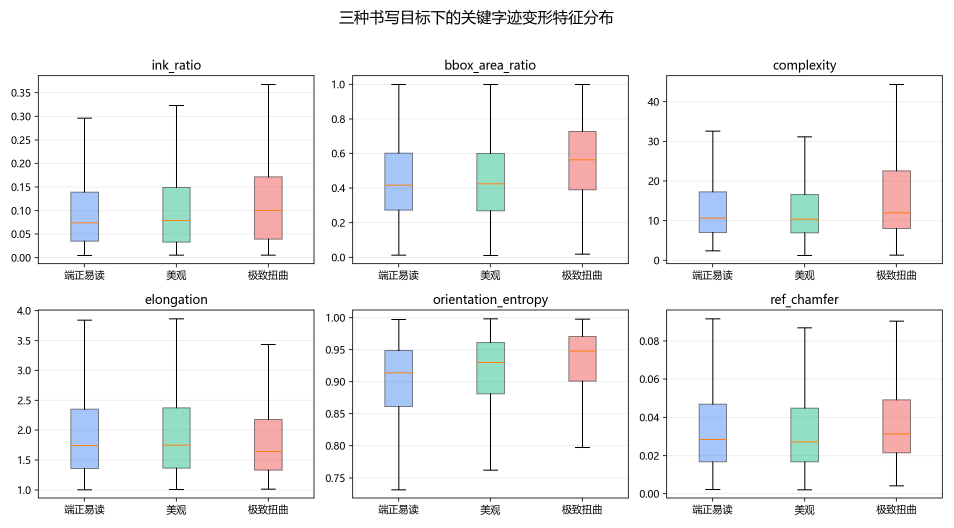
#> input picture 选题5_基于题4拓展分析/results/feature_boxplots.png, 2860 x 1584 px (shown at 1/3 size)
$ python -i analyze_handwriting_deformation.py   (imports and definitions only)   (older library calls are emulated)
#> lines starting #> are read from the running program, lines starting #| are printed output that depends on the picture; after the words box and inside, x2 and y2 are one past the last pixel; in counts of white or black regions, pixels touching at a corner belong together
# -*- coding: utf-8 -*-
"""Analyze handwriting deformation across three copying instructions.

The script is intentionally self-contained: it reads the three scanned-page
folders in the workspace, crops the copied symbol cells with a fixed grid,
extracts morphology and reference-distance features, runs statistical tests,
and saves figures/tables for the technical report.
"""

from __future__ import annotations

import csv
import math
import random
from collections import defaultdict
from pathlib import Path

import cv2
import matplotlib
import numpy as np
from PIL import Image, ImageDraw, ImageFont
from scipy import stats
from sklearn.decomposition import PCA
from sklearn.ensemble import RandomForestClassifier
from sklearn.metrics import (
    accuracy_score,
    classification_report,
    confusion_matrix,
    f1_score,
)
from sklearn.model_selection import train_test_split
from sklearn.preprocessing import StandardScaler

# [1 line not run here, left out]
import matplotlib.pyplot as plt


RANDOM_SEED = 42
# [2 lines not run here, left out]
MIN_VALID_INK_RATIO = 0.005

REPORT_ROOT = Path(__file__).resolve().parents[1]
WORKSPACE = REPORT_ROOT.parent
PROCESSED_DIR = REPORT_ROOT / "data" / "processed"
RESULTS_DIR = REPORT_ROOT / "results"

# [2 lines not run here, left out]


DATASETS = [
    {"prefix": "3-", "style": "legible", "label": "端正易读"},
    {"prefix": "4-", "style": "aesthetic", "label": "美观"},
    {"prefix": "5-", "style": "distorted", "label": "极致扭曲"},
]

# Calibrated for the 1536 x 2184 scanned pages. Red columns are references;
# green columns are the three copied attempts per symbol row.
LEFT_X = [56, 228, 406, 580]
RIGHT_X = [810, 982, 1158, 1332]
Y0 = 132
ROW_PITCH = 161
CELL_W = 140
CELL_H = 146
ROWS_PER_PANEL = 12
REFERENCE_COL = 0
COPY_COLS = [1, 2, 3]

FEATURES = [
    "ink_ratio",
    "bbox_width_ratio",
    "bbox_height_ratio",
    "bbox_area_ratio",
    "aspect_ratio",
    "fill_ratio",
    "component_count",
    "hole_count",
    "perimeter_norm",
    "complexity",
    "solidity",
    "elongation",
    "orientation_entropy",
    "edge_density",
    "centroid_x",
    "centroid_y",
    "ref_iou",
    "ref_cosine",
    "ref_chamfer",
]

PLOT_FEATURES = [
    "ink_ratio",
    "bbox_area_ratio",
    "complexity",
    "elongation",
    "orientation_entropy",
    "ref_chamfer",
]

STYLE_ORDER = ["legible", "aesthetic", "distorted"]
STYLE_LABEL = {
    "legible": "端正易读",
    "aesthetic": "美观",
    "distorted": "极致扭曲",
}
STYLE_COLOR = {
    "legible": "#3B82F6",
    "aesthetic": "#10B981",
    "distorted": "#EF4444",
}
PAIR_LABELS = [
    ("legible", "aesthetic"),
    ("legible", "distorted"),
    ("aesthetic", "distorted"),
]


# [12 lines left out: functions find_dataset_dir, find_scan_dir, not called in this run]


def crop_cell(page: Image.Image, x: int, y: int) -> Image.Image:
    return page.crop((x, y, x + CELL_W, y + CELL_H))


def clean_mask(gray: np.ndarray) -> np.ndarray:
    """Convert a cropped cell to an ink mask and remove tiny scan artifacts."""
    blur = cv2.GaussianBlur(gray, (3, 3), 0)
    otsu_threshold, _ = cv2.threshold(
        blur, 0, 255, cv2.THRESH_BINARY_INV + cv2.THRESH_OTSU
    )
    threshold = max(145, min(218, float(otsu_threshold)))
    mask = (blur < threshold).astype(np.uint8)

    # Keep real strokes while discarding small specks and most faint grid noise.
    n_labels, labels, stats_cc, _ = cv2.connectedComponentsWithStats(mask, 8)
    cleaned = np.zeros_like(mask, dtype=np.uint8)
    for label_idx in range(1, n_labels):
        area = stats_cc[label_idx, cv2.CC_STAT_AREA]
        if area >= 8:
            cleaned[labels == label_idx] = 1
    return cleaned


# [238 lines left out: functions center_mask, orientation_entropy, extract_features, reference_features, extract_all_samples, write_feature_csv and 3 more, not called in this run]


def cliffs_delta_from_u(u_value: float, n1: int, n2: int) -> float:
    return float((2.0 * u_value) / (n1 * n2) - 1.0)


# [378 lines left out: functions run_statistics, feature_matrix, run_classification, write_matrix_csv, set_chinese_style, plot_feature_boxplots and 6 more, not called in this run]


# [2 lines not run here, left out]

>>> import cv2
>>> picture = cv2.imread('../results/feature_boxplots.png', cv2.IMREAD_GRAYSCALE)
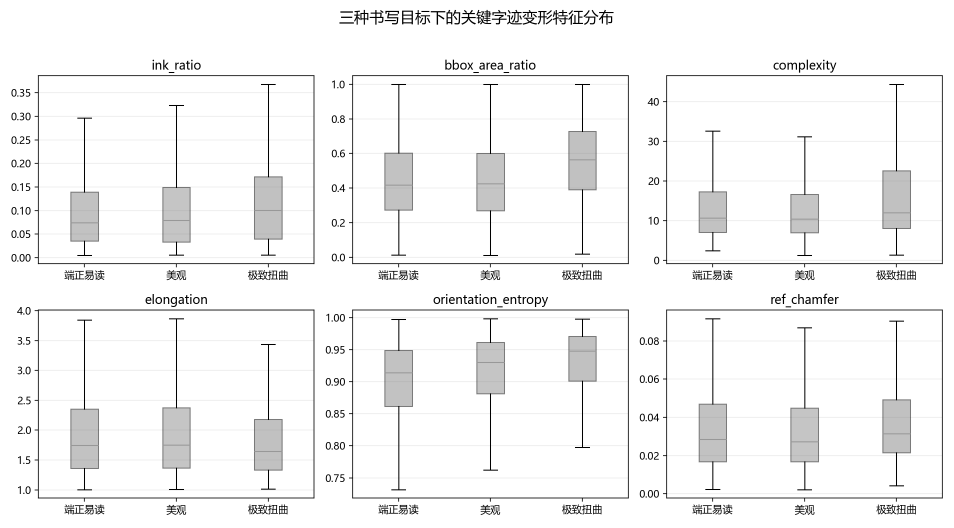
#> picture: shape (1584, 2860) (shown at 1/3 size); min 0, max 255, mean 244.2
>>> result = clean_mask(picture)
#> in clean_mask, `otsu_threshold, _ = cv2.threshold( blur, 0, 255, cv2.THRESH_BINARY_INV..`: otsu_threshold = 173
#> in clean_mask, `mask = (blur < threshold).astype(np.uint8)`:
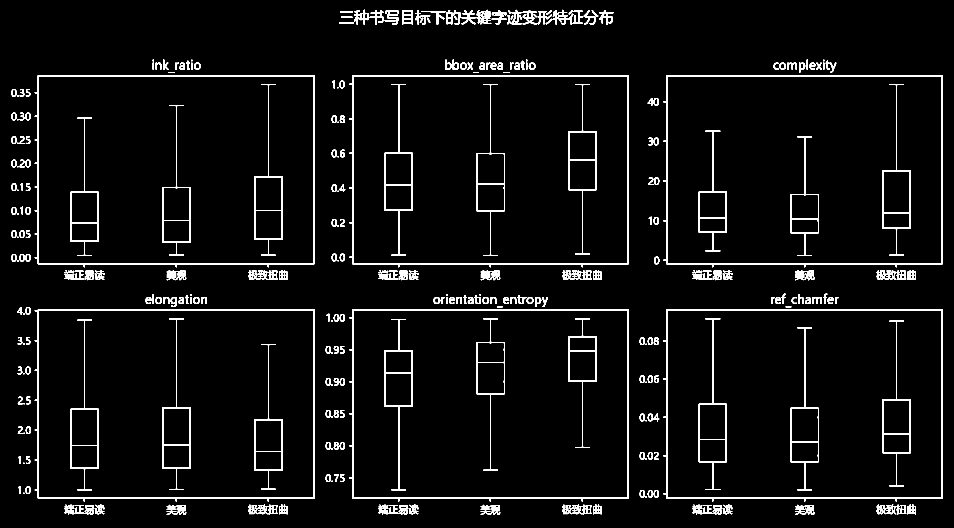
#> mask: shape (1584, 2860) (shown at 1/3 size); values 0 (black) and 1 (white), 4.3% white; 328 white regions (32 under 20 px), largest, box (x1, y1, x2, y2) and area: (104, 225, 944, 802) 11498, (104, 928, 944, 1505) 11464, (1047, 225, 1887, 802) 11430
#> in clean_mask, `n_labels, labels, stats_cc, _ = cv2.connectedComponentsWithStats(mask,..`:
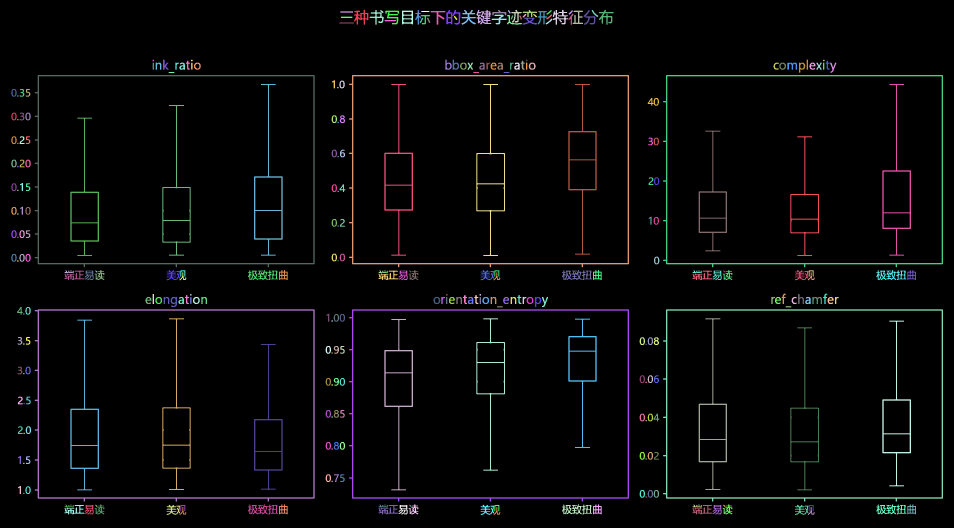
#> labels: shape (1584, 2860) int32 (shown at 1/3 size); 329 distinct labels, from 0 to 328; one colour per label, 0 black
#> in clean_mask, `n_labels, labels, stats_cc, _ = cv2.connectedComponentsWithStats(mask,..`: n_labels = 329; stats_cc = 329 rows, first 6: [0, 0, 2860, 1584, 4336749], [1062, 29, 43, 45, 799], [1429, 29, 45, 44, 1023], [1534, 29, 31, 39, 413], [1658, 29, 46, 45, 799], [1109, 30, 42, 44, 638]
#> the loop in clean_mask, `for label_idx in range(1, n_labels):` made 328 passes
#> area on passes 1 to 3: 799, 1023, 413
